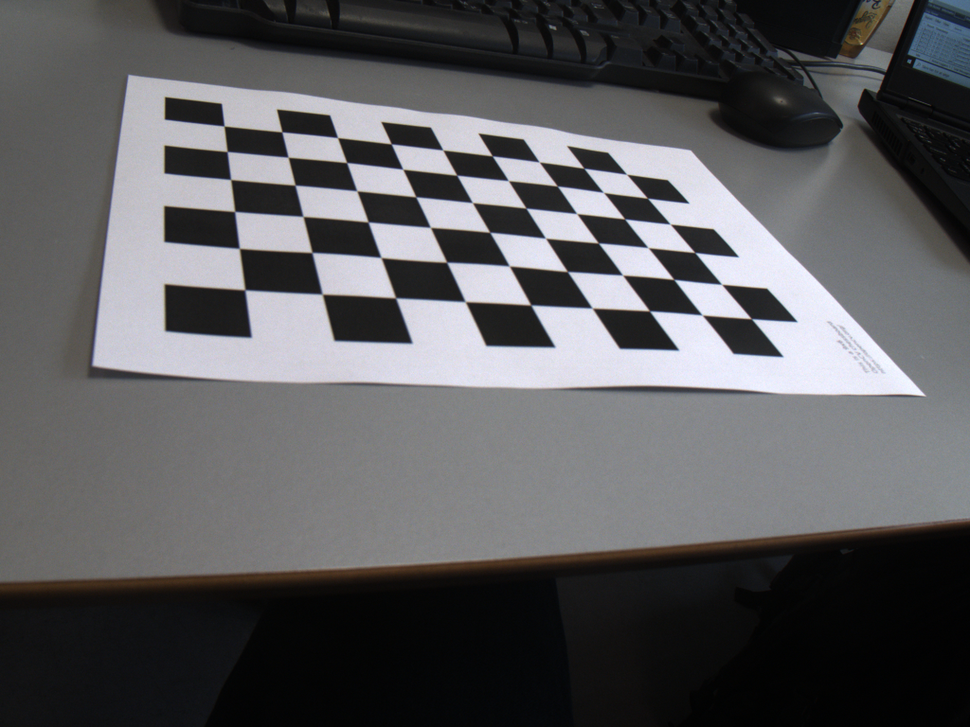
#> input picture visual_servo/src/calibration_images/1.png, 970 x 727 px, shrunk from 2048 x 1536 before the run; its folder holds only this picture in this run
$ python calibrate_camera.py
#> lines starting #> are read from the running program, lines starting #| are printed output that depends on the picture; after the words box and inside, x2 and y2 are one past the last pixel; in counts of white or black regions, pixels touching at a corner belong together; long printed decimals are rounded
# -*- coding: utf-8 -*-
"""
Created on Tue Oct 12 10:05:01 2021

@author: Claus
"""

import numpy as np
import cv2
import glob
import yaml
import pathlib
import os

# termination criteria
criteria = (cv2.TERM_CRITERIA_EPS + cv2.TERM_CRITERIA_MAX_ITER, 30, 0.001)
# prepare object points, like (0,0,0), (1,0,0), (2,0,0) ....,(6,5,0)
objp = np.zeros((9*6,3), np.float32)
objp[:,:2] = np.mgrid[0:9,0:6].T.reshape(-1,2)
# Arrays to store object points and image points from all the images.
objpoints = [] # 3d point in real world space
imgpoints = [] # 2d points in image plane.

images = glob.glob(r'calibration_images/*.png')

path = 'results'
pathlib.Path(path).mkdir(parents=True, exist_ok=True)

found = 0
mean_error = 0

for fname in images:  # Here, 10 can be changed to whatever number you like to choose
    img = cv2.imread(fname) # Capture frame-by-frame
#> img is the input picture: shape (727, 970, 3); mean B, G, R 93.4, 91.2, 91.3
    #print(images[im_i])
    gray = cv2.cvtColor(img, cv2.COLOR_BGR2GRAY)
    # Find the chess board corners
    ret, corners = cv2.findChessboardCorners(gray, (9,6), None)
#> ret = True; corners = 54 rows, first 8: [224.1, 126], [281.9, 131.9], [337.5, 137.6], [391.2, 143.9], [442.8, 150], [492.2, 155.9], [539.2, 162], [583.9, 168.3]
    # If found, add object points, image points (after refining them)
    if ret == True:
        objpoints.append(objp)   # Certainly, every loop objp is the same, in 3D.
        corners2 = cv2.cornerSubPix(gray,corners,(11,11),(-1,-1),criteria)
#> corners2 = 54 rows, first 8: [224.1, 126], [281.9, 131.9], [337.5, 137.6], [391.3, 143.9], [442.9, 150], [492.3, 155.9], [539.2, 161.9], [583.9, 168.3]
        imgpoints.append(corners2)
        # Draw and display the corners
        img = cv2.drawChessboardCorners(img, (9,6), corners2, ret)
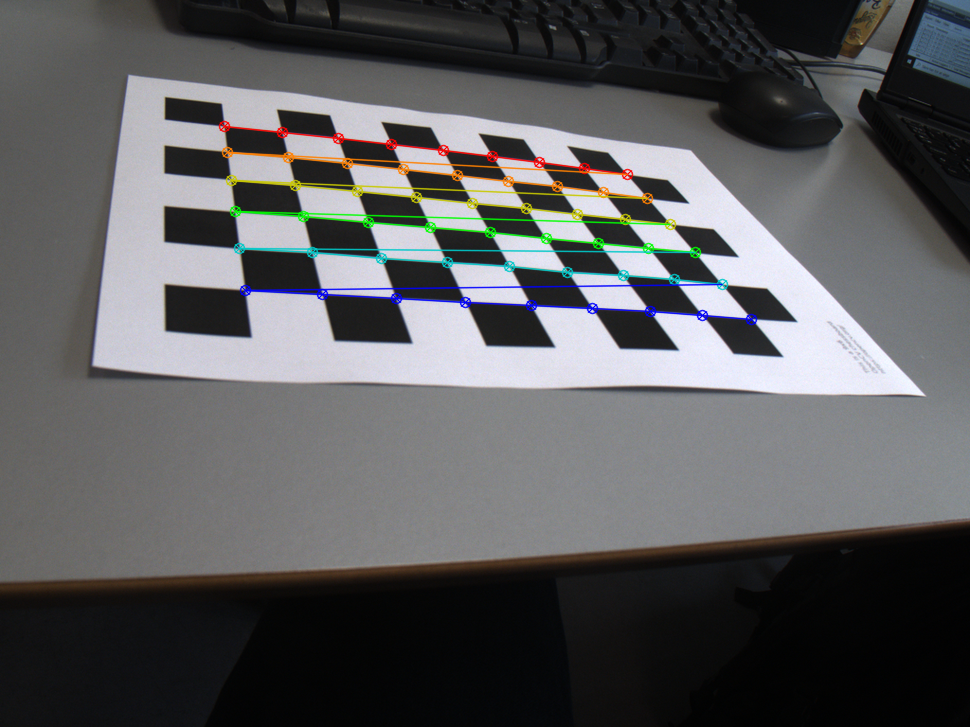
#> img: shape (727, 970, 3); 2.6% of pixels changed, all inside (x1, y1, x2, y2) = (218, 120, 758, 326)
        found = found + 1
        cv2.imshow('img', img)
        cv2.waitKey(10)
        # if you want to save images with detected corners
        # uncomment following 2 lines and lines 5, 18 and 19
        image_name = path + '/result' + str(found) + '.png'
        cv2.imwrite(image_name, img)

print("Number of images used for calibration: ", found)

# When everything done, release the capture
# cap.release()
cv2.destroyAllWindows()


# calibration
ret, mtx, dist, rvecs, tvecs = cv2.calibrateCamera(objpoints, imgpoints, gray.shape[::-1], None, None)
#> ret = 0.356; mtx = [[882.2, 0, 543.6], [0, 1013.2, 387.8], [0, 0, 1]]; dist = [[-0.228, 0.321, -0.00369, -0.00297, -0.669]]; rvecs = ([-0.949, -0.408, -0.201],); tvecs = ([-5.52, -3.94, 14.73],)
np.savez(os.path.join(os.path.dirname(__file__), "mtx_dist.npz"), mtx=mtx, dist=dist)
#New camera matrix for undistort
h,  w = img.shape[:2]
newcameramtx, roi = cv2.getOptimalNewCameraMatrix(mtx, dist, (w,h), 1, (w,h))
#> newcameramtx = [[707.6, 0, 585.6], [0, 910.3, 388.6], [0, 0, 1]]; roi = (150, 40, 797, 652)


#Reprojection error
for i in range(len(objpoints)):
    imgpoints2, _ = cv2.projectPoints(objpoints[i], rvecs[i], tvecs[i], mtx, dist)
    error = cv2.norm(imgpoints[i], imgpoints2, cv2.NORM_L2)/len(imgpoints2)
    mean_error += error
#> this loop made 1 pass
#> (error, mean_error) on pass 1: (0.0485, 0.0485)
#> after the loop, mean_error = 0.0485
print( "total error: {}".format(mean_error/len(objpoints)) )
#| total error: 0.0485

path = 'distresults'
pathlib.Path(path).mkdir(parents=True, exist_ok=True)
images = glob.glob(r'calibration_images/*.png')
dist_img=0

for kage in images:  # Here, 10 can be changed to whatever number you like to choose
    img = cv2.imread(kage) # Capture frame-by-frame
    dst = cv2.undistort(img, mtx, dist, None, newcameramtx)
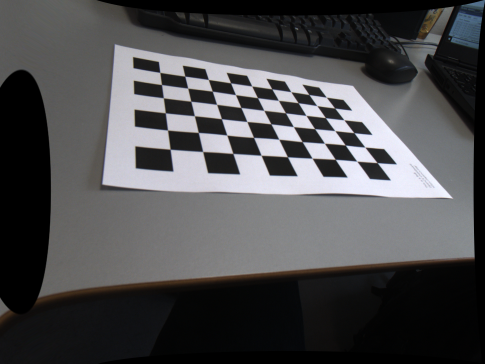
#> dst: shape (727, 970, 3) (shown at 1/2 size); mean B, G, R 78.7, 77, 77.1
    dist_img = dist_img + 1
    #crop the image
    x, y, w, h = roi
#> x = 150; y = 40; w = 797; h = 652
    dst = dst[y:y+h, x:x+w]
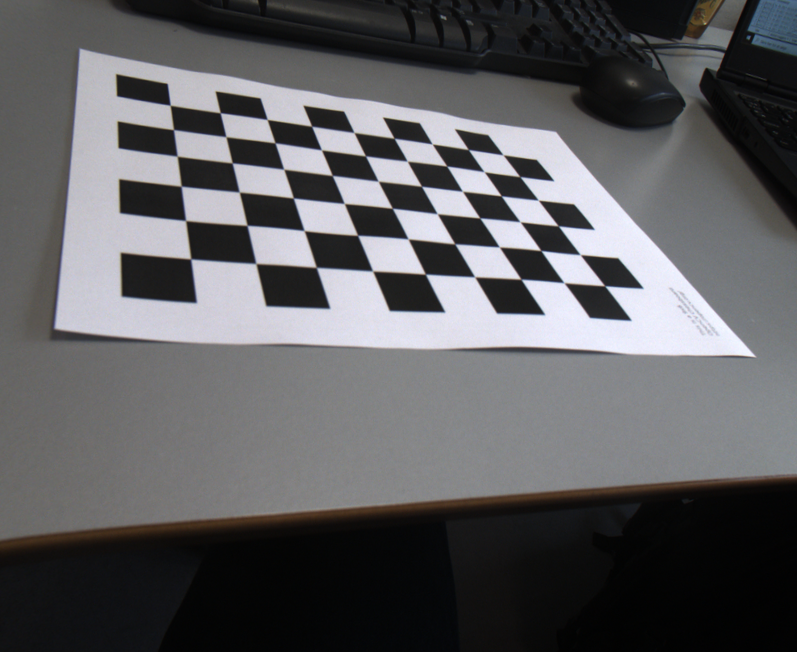
#> dst: shape (652, 797, 3); mean B, G, R 95.9, 93.5, 93.7
    image_name = path + '/distresult' + str(dist_img) + '.png'
    cv2.imwrite(image_name, img)

print("Number of images undistorted: ", dist_img)


# transform the matrix and distortion coefficients to writable lists
data = {'camera_matrix': np.asarray(mtx).tolist(),
        'dist_coeff': np.asarray(dist).tolist()}
#> data = {'camera_matrix': [[882.2, 0, 543.6], [0, 1013.2, 387.8], [0, 0, 1]], 'dist_coeff': [[-0.228, 0.321, -0.00369, -0.00297, -0.669]]}

# and save it to a file
with open("calibration_matrix.yaml", "w") as f:
    yaml.dump(data, f)

# done

$ run again, on visual_servo/src/calibration_images/4.png
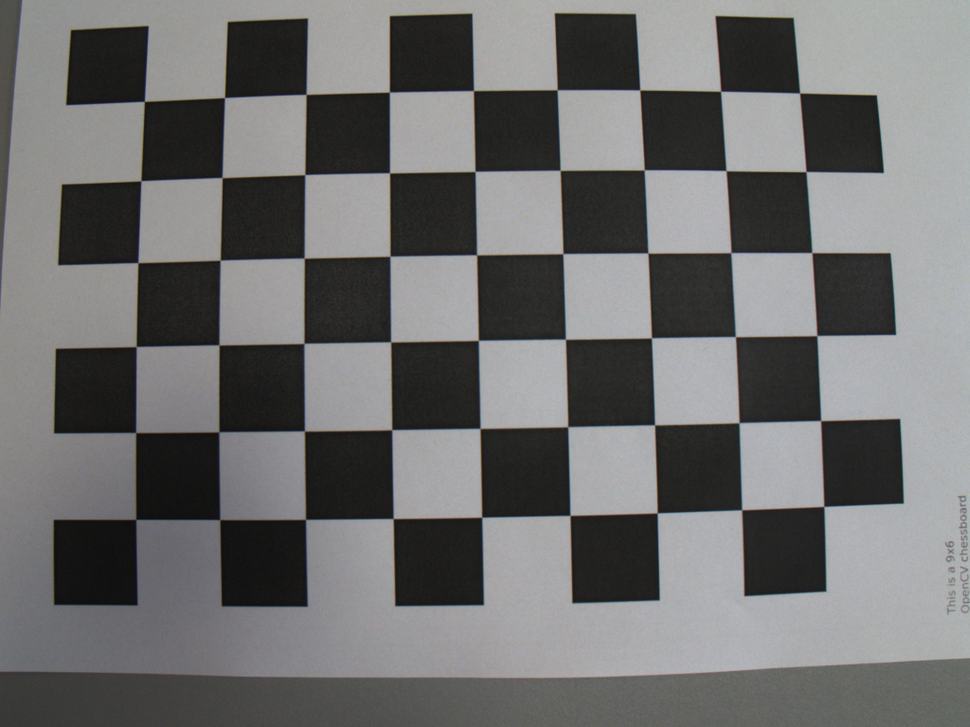
#> input picture visual_servo/src/calibration_images/4.png, 970 x 727 px, shrunk from 2048 x 1536 before the run
#> img is the input picture: shape (727, 970, 3); mean B, G, R 110.5, 110.5, 110.5
#> `ret, corners = cv2.findChessboardCorners(gray, (9,6), None)`: ret = True; corners = 54 rows, first 8: [144.4, 101.4], [224.6, 97.59], [306.1, 94.43], [389.4, 92.15], [473.4, 90.65], [557.3, 89.71], [639.8, 90.03], [720.6, 91.29]
#> corners2 = 54 rows, first 8: [144.3, 101.4], [224.5, 97.55], [306.1, 94.41], [389.4, 92.12], [473.5, 90.59], [557.2, 89.76], [639.8, 89.97], [720.6, 91.27]
#> `img = cv2.drawChessboardCorners(img, (9,6), corners2, ret)`:
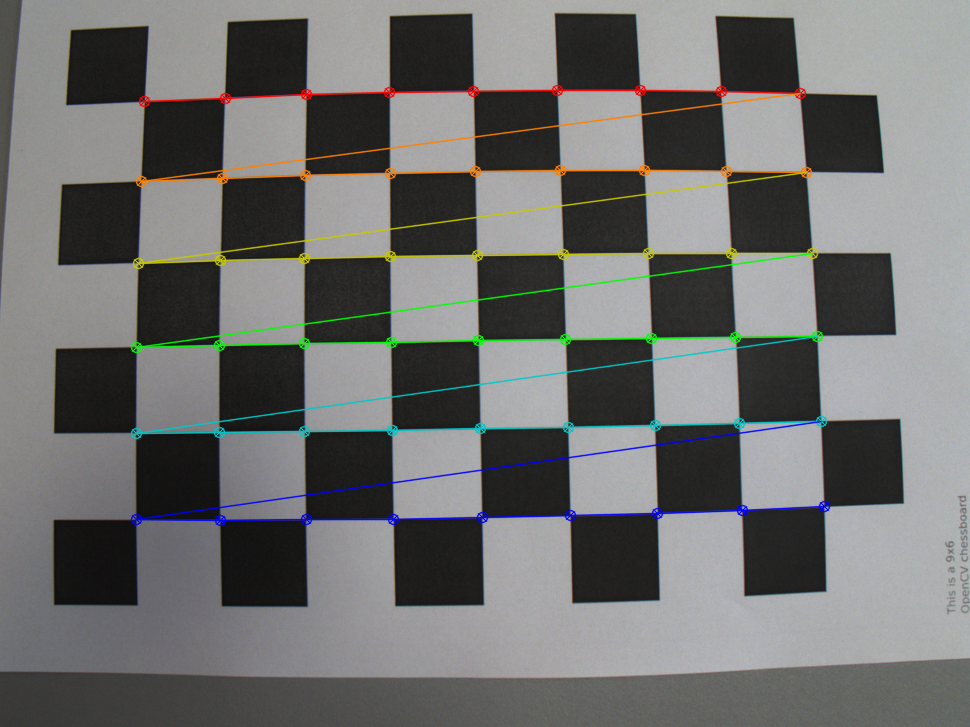
#> img: shape (727, 970, 3); 3.77% of pixels changed, all inside (x1, y1, x2, y2) = (130, 84, 831, 527)
#> `ret, mtx, dist, rvecs, tvecs = cv2.calibrateCamera(objpoints, imgpoint..`: ret = 0.229; mtx = [[1269.7, 0, 482], [0, 1282, 441], [0, 0, 1]]; dist = [[-0.443, 0.983, -0.0208, -0.000939, -2.65]]; rvecs = ([-0.12, -0.0181, -0.0187],); tvecs = ([-4.1, -4.04, 14.79],)
#> newcameramtx = [[1115, 0, 479.2], [0, 1137.6, 438.5], [0, 0, 1]]; roi = (32, 38, 902, 663)
#> the loop `for i in range(len(objpoints)):` made 1 pass
#> (error, mean_error) on pass 1: (0.0312, 0.0312)
#> after the loop `for i in range(len(objpoints)):`: mean_error = 0.0312
#| total error: 0.03119
#> `x, y, w, h = roi`: x = 32; y = 38; w = 902; h = 663
#> `dst = dst[y:y+h, x:x+w]`:
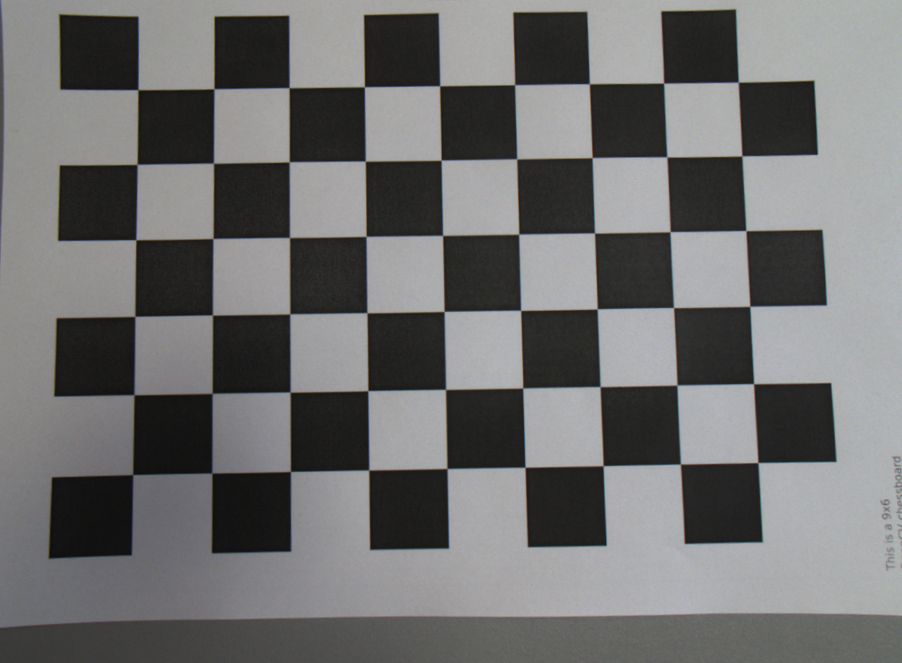
#> dst: shape (663, 902, 3); mean B, G, R 111.1, 111.1, 111.1
#> data = {'camera_matrix': [[1269.7, 0, 482], [0, 1282, 441], [0, 0, 1]], 'dist_coeff': [[-0.443, 0.983, -0.0208, -0.000939, -2.65]]}

$ run again, on visual_servo/src/calibration_images/5.png
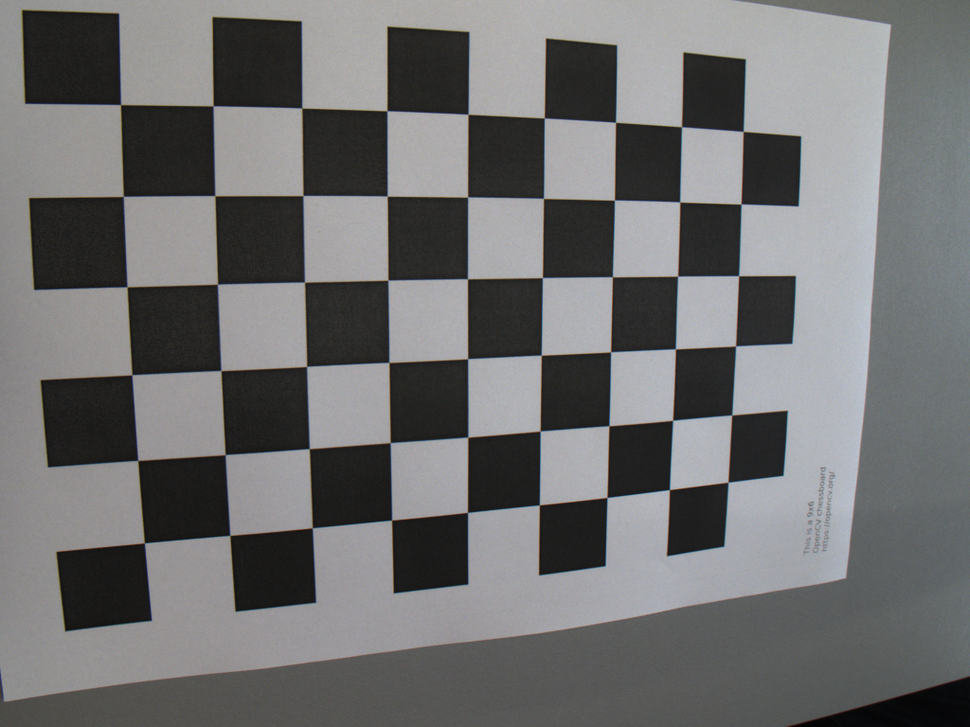
#> input picture visual_servo/src/calibration_images/5.png, 970 x 727 px, shrunk from 2048 x 1536 before the run
#> img is the input picture: shape (727, 970, 3); mean B, G, R 112.1, 111.6, 111.4
#> `ret, corners = cv2.findChessboardCorners(gray, (9,6), None)`: ret = True; corners = 54 rows, first 8: [120.5, 104.6], [213.1, 105.9], [301.8, 108.1], [386.9, 110.7], [468.1, 114.4], [544.3, 117.9], [615.5, 122.4], [681.4, 126.7]
#> corners2 = 54 rows, first 8: [120.5, 104.6], [213.1, 105.9], [301.8, 108.1], [387, 110.7], [468.1, 114.3], [544.3, 118], [615.5, 122.3], [681.5, 126.7]
#> `img = cv2.drawChessboardCorners(img, (9,6), corners2, ret)`:
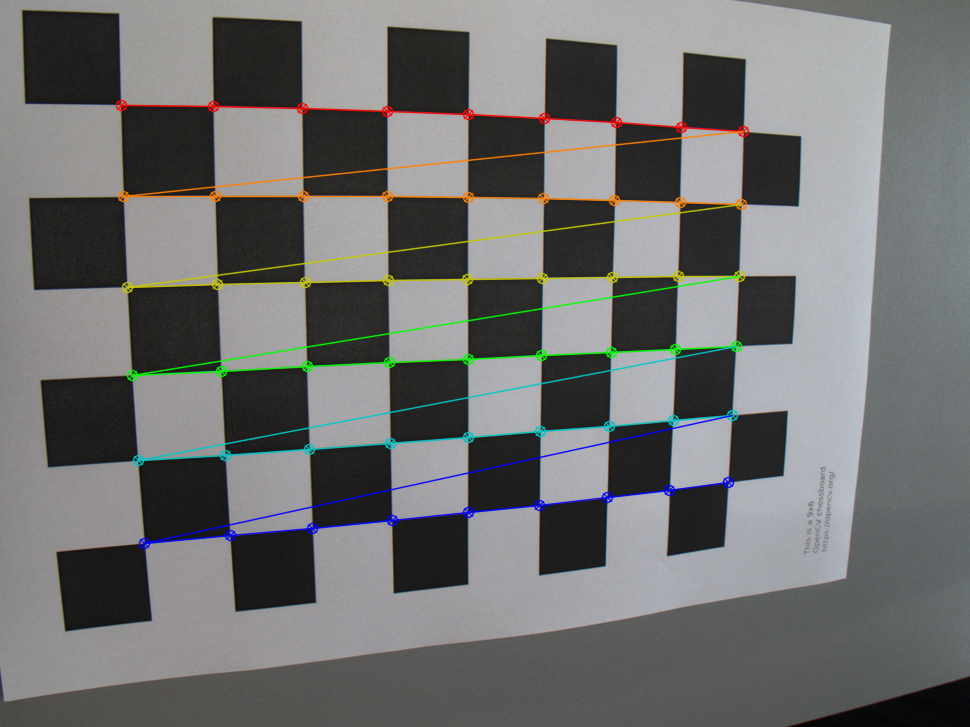
#> img: shape (727, 970, 3); 3.45% of pixels changed, all inside (x1, y1, x2, y2) = (115, 99, 750, 550)
#> `ret, mtx, dist, rvecs, tvecs = cv2.calibrateCamera(objpoints, imgpoint..`: ret = 0.284; mtx = [[896.9, 0, 482.9], [0, 893.2, 374.8], [0, 0, 1]]; dist = [[-0.229, 0.303, -0.00213, -0.000342, -0.36]]; rvecs = ([0.162, -0.342, -0.0244],); tvecs = ([-3.95, -2.95, 9.32],)
#> newcameramtx = [[809.9, 0, 482], [0, 806.3, 374.2], [0, 0, 1]]; roi = (21, 25, 926, 678)
#> the loop `for i in range(len(objpoints)):` made 1 pass
#> (error, mean_error) on pass 1: (0.0387, 0.0387)
#> after the loop `for i in range(len(objpoints)):`: mean_error = 0.0387
#| total error: 0.03867
#> `x, y, w, h = roi`: x = 21; y = 25; w = 926; h = 678
#> `dst = dst[y:y+h, x:x+w]`:
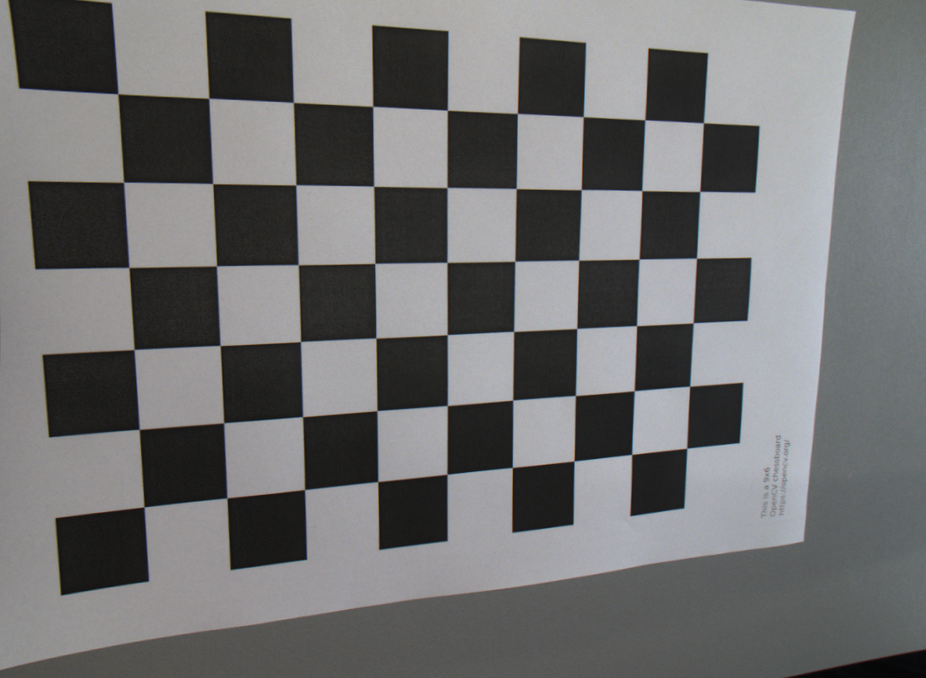
#> dst: shape (678, 926, 3); mean B, G, R 112.6, 112, 111.9
#> data = {'camera_matrix': [[896.9, 0, 482.9], [0, 893.2, 374.8], [0, 0, 1]], 'dist_coeff': [[-0.229, 0.303, -0.00213, -0.000342, -0.36]]}
